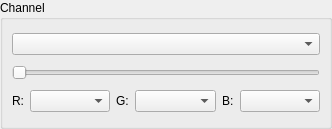
<?xml version="1.0" encoding="UTF-8"?>
<ui version="4.0">
 <class>ChannelGroupBox</class>
 <widget class="QWidget" name="ChannelGroupBox">
  <property name="geometry">
   <rect>
    <x>0</x>
    <y>0</y>
    <width>332</width>
    <height>129</height>
   </rect>
  </property>
  <property name="windowTitle">
   <string>Form</string>
  </property>
  <layout class="QGridLayout" name="gridLayout_2">
   <property name="margin">
    <number>0</number>
   </property>
   <item row="0" column="0">
    <widget class="QGroupBox" name="channelGroupBox">
     <property name="title">
      <string>Channel</string>
     </property>
     <layout class="QGridLayout" name="gridLayout_3">
      <item row="0" column="0">
       <widget class="QComboBox" name="channelComboBox">
        <property name="sizePolicy">
         <sizepolicy hsizetype="Preferred" vsizetype="Fixed">
          <horstretch>0</horstretch>
          <verstretch>0</verstretch>
         </sizepolicy>
        </property>
        <property name="toolTip">
         <string>&lt;html&gt;&lt;head/&gt;&lt;body&gt;&lt;p&gt;channel view for multi channel images, e.g. a separate color channel or RGB&lt;/p&gt;&lt;/body&gt;&lt;/html&gt;</string>
        </property>
       </widget>
      </item>
      <item row="3" column="0">
       <layout class="QHBoxLayout" name="horizontalLayout">
        <item>
         <widget class="QLabel" name="rLabel">
          <property name="toolTip">
           <string>&lt;html&gt;&lt;head/&gt;&lt;body&gt;&lt;p&gt;red color channel for the RGB view&lt;/p&gt;&lt;/body&gt;&lt;/html&gt;</string>
          </property>
          <property name="text">
           <string>R:</string>
          </property>
          <property name="buddy">
           <cstring>rComboBox</cstring>
          </property>
         </widget>
        </item>
        <item>
         <widget class="QComboBox" name="rComboBox">
          <property name="sizePolicy">
           <sizepolicy hsizetype="Expanding" vsizetype="Fixed">
            <horstretch>0</horstretch>
            <verstretch>0</verstretch>
           </sizepolicy>
          </property>
          <property name="toolTip">
           <string>&lt;html&gt;&lt;head/&gt;&lt;body&gt;&lt;p&gt;red color channel for the RGB view&lt;/p&gt;&lt;/body&gt;&lt;/html&gt;</string>
          </property>
         </widget>
        </item>
        <item>
         <widget class="QLabel" name="gLabel">
          <property name="toolTip">
           <string>&lt;html&gt;&lt;head/&gt;&lt;body&gt;&lt;p&gt;green color channel for the RGB view&lt;/p&gt;&lt;/body&gt;&lt;/html&gt;</string>
          </property>
          <property name="text">
           <string>G:</string>
          </property>
          <property name="buddy">
           <cstring>gComboBox</cstring>
          </property>
         </widget>
        </item>
        <item>
         <widget class="QComboBox" name="gComboBox">
          <property name="sizePolicy">
           <sizepolicy hsizetype="Expanding" vsizetype="Fixed">
            <horstretch>0</horstretch>
            <verstretch>0</verstretch>
           </sizepolicy>
          </property>
          <property name="toolTip">
           <string>&lt;html&gt;&lt;head/&gt;&lt;body&gt;&lt;p&gt;green color channel for the RGB view&lt;/p&gt;&lt;/body&gt;&lt;/html&gt;</string>
          </property>
         </widget>
        </item>
        <item>
         <widget class="QLabel" name="bLabel">
          <property name="toolTip">
           <string>&lt;html&gt;&lt;head/&gt;&lt;body&gt;&lt;p&gt;blue color channel for the RGB view&lt;/p&gt;&lt;/body&gt;&lt;/html&gt;</string>
          </property>
          <property name="text">
           <string>B:</string>
          </property>
          <property name="buddy">
           <cstring>bComboBox</cstring>
          </property>
         </widget>
        </item>
        <item>
         <widget class="QComboBox" name="bComboBox">
          <property name="sizePolicy">
           <sizepolicy hsizetype="Expanding" vsizetype="Fixed">
            <horstretch>0</horstretch>
            <verstretch>0</verstretch>
           </sizepolicy>
          </property>
          <property name="toolTip">
           <string>&lt;html&gt;&lt;head/&gt;&lt;body&gt;&lt;p&gt;blue color channel for the RGB view&lt;/p&gt;&lt;/body&gt;&lt;/html&gt;</string>
          </property>
         </widget>
        </item>
       </layout>
      </item>
      <item row="1" column="0">
       <widget class="QSlider" name="channelHorizontalSlider">
        <property name="toolTip">
         <string>&lt;html&gt;&lt;head/&gt;&lt;body&gt;&lt;p&gt;channel view for multi channel images, e.g. a separate color channel or RGB&lt;/p&gt;&lt;/body&gt;&lt;/html&gt;</string>
        </property>
        <property name="orientation">
         <enum>Qt::Horizontal</enum>
        </property>
       </widget>
      </item>
     </layout>
    </widget>
   </item>
  </layout>
 </widget>
 <resources/>
 <connections/>
</ui>
